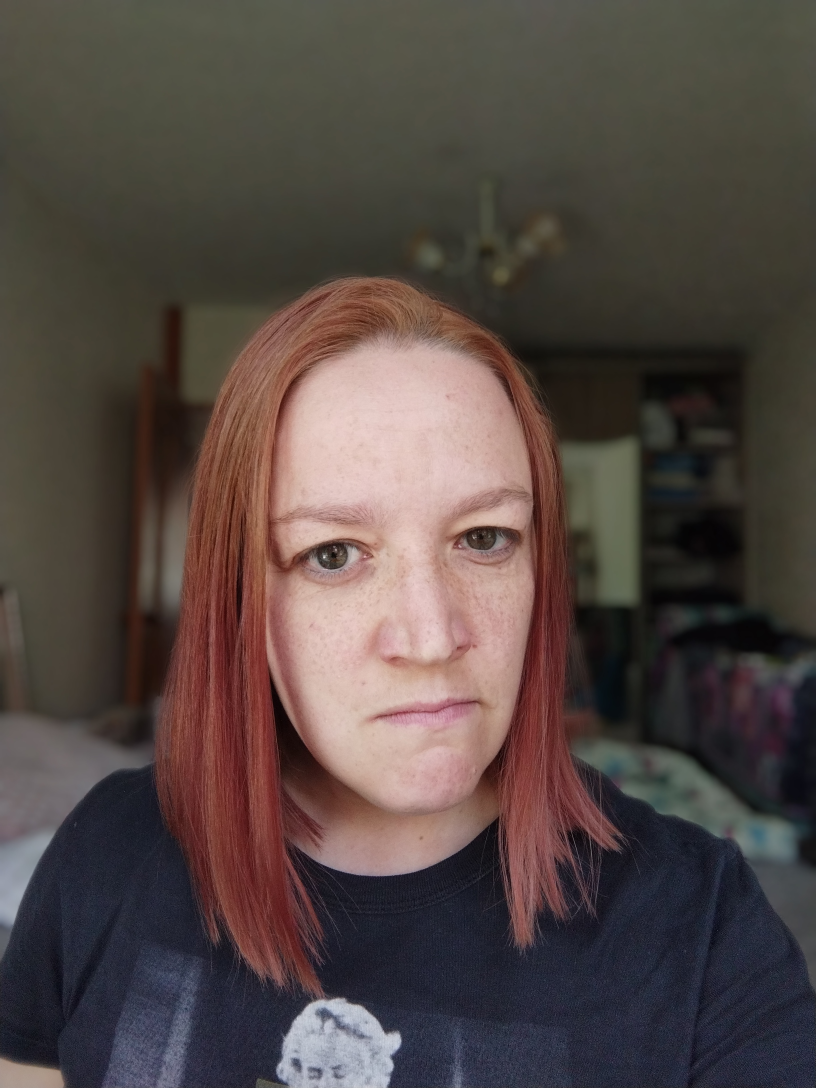
#> input picture project/datasets/kaggle-facial-emotional-recognition-dataset/images/1/Anger.jpg, 2448 x 3264 px (shown at 1/3 size); its folder holds only this picture in this run
$ jupyter execute --allow-errors project.ipynb
#> lines starting #> are read from the running program, lines starting #| are printed output that depends on the picture
#> further down, img is the input picture: shape (3264, 2448, 3); mean B, G, R 68.1, 71.9, 83.7
[cell 1]
# imports
import cv2
import pandas as pd
import os
import numpy as np
import matplotlib.pyplot as plt

import sklearn as sk
from sklearn import svm


cwd = os.getcwd()

## Preprocessing

### Datasets used
* https://www.kaggle.com/datasets/tapakah68/facial-emotion-recognition
*https://www.kaggle.com/datasets/davilsena/ckdataset

### Unable to use Dataset
Not able to use the JAFFE dataset due to restrictions on the dataset. Including the restriction of not being able to be used for homework, undergraduate projects and course projects. Unless there is another way to access it but I wasn't able to find any other way to access it.
https://zenodo.org/records/3451524

## CK+ Dataset

0: anger
1: disgust
2: fear
3: happy
4: sad
5: surprise
6: neutral
7: contempt

#> (a cell that did not finish here is left out)

## From Kaggle tapakah68/facial-emotion-recognition Dataset and preprocessing

[cell 3]
def crop_using_viola_johns_algorithm(img, classifier = 'haarcascade_frontalface_default.xml'):
    # load in the haar cascade classifier
#> called with classifier = 'haarcascade_frontalface_default.xml'
    face_cascade = cv2.CascadeClassifier(cwd +'/' +classifier)

    # convert the image to grayscale
    gray = cv2.cvtColor(img, cv2.COLOR_BGR2GRAY)
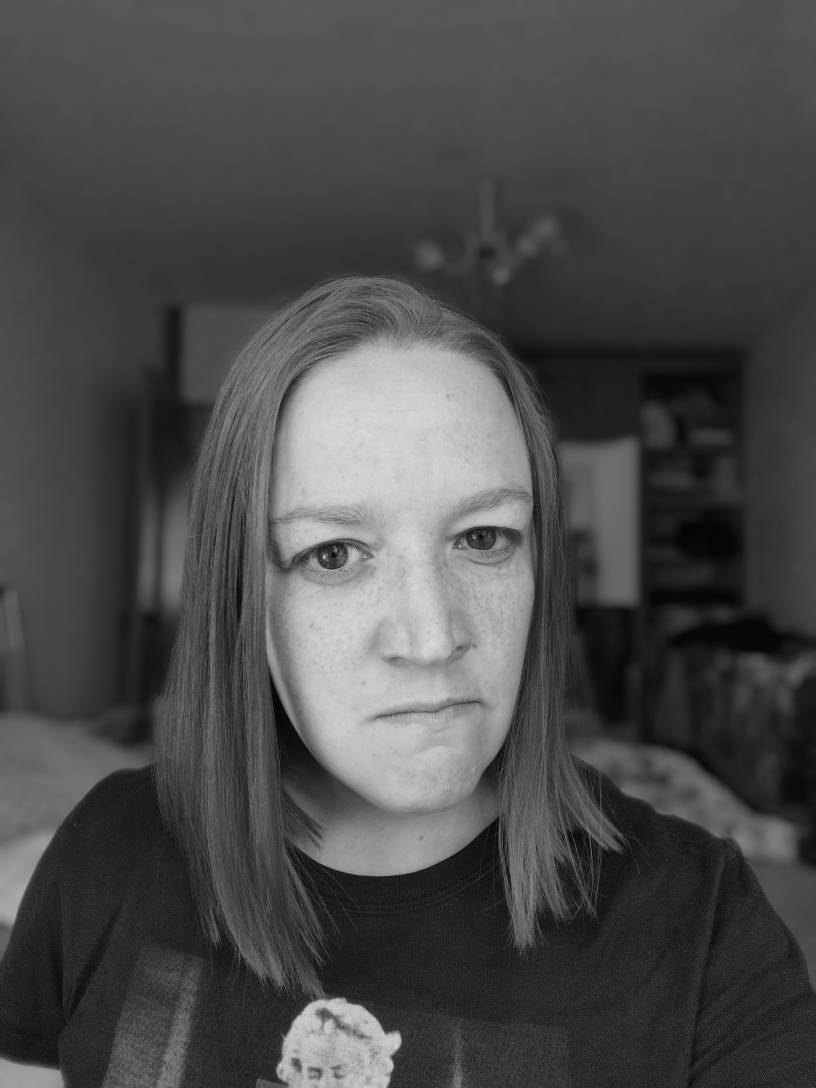
#> gray: shape (3264, 2448) (shown at 1/3 size); min 0, max 243, mean 75
    # detect the faces in the image
    faces = face_cascade.detectMultiScale(gray, 1.1, 4)
#> faces = [[507, 3047, 70, 70], [653, 1216, 1157, 1157]]
    # draw a rectangle around the face
    for (x, y, w, h) in faces:
        # crop the image
        img = img[y:y+h, x:x+w]
        # resize the image to 48x48
        img = cv2.resize(img, (64, 64))
        # return the image
        return img
#> this loop made 1 pass
#> pass 1, in crop_using_viola_johns_algorithm, `img = img[y:y+h, x:x+w]`:
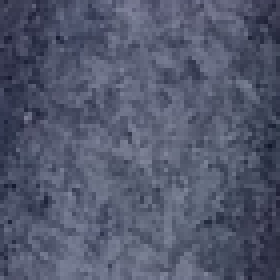
#> img: shape (70, 70, 3) (shown 4 times larger); mean B, G, R 109.3, 88.2, 82.8
#> pass 1, in crop_using_viola_johns_algorithm, `img = cv2.resize(img, (64, 64))`:
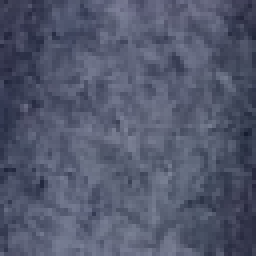
#> img: shape (64, 64, 3) (shown 4 times larger); mean B, G, R 109.2, 88, 82.7

# croped_image = crop_using_viola_johns_algorithm(cv2.imread(cwd + '/datasets/kaggle-facial-emotional-recognition-dataset/images/0/Anger.jpg'))
# test the function
# cv2.imwrite(cwd + '/datasets/kaggle-facial-emotional-recognition-dataset/images/0/Anger_cropped.jpg', croped_image.astype(np.uint8))

#> (a cell that did not finish here is left out)

[cell 5]
# https://www.kaggle.com/datasets/tapakah68/facial-emotion-recognition

# crop images if they arent' already cropped

classifiers = ['haarcascade_frontalface_default.xml', 'haarcascade_frontalface_alt.xml', 'haarcascade_frontalface_alt2.xml', 'haarcascade_frontalface_alt_tree.xml','haarcascade_profileface.xml']

# go through the folders in the dataset/kaggle-facial-emotional-recognition-dataset
#> (the rest of this cell did not finish here and is left out)

$ run again, on project/datasets/kaggle-facial-emotional-recognition-dataset/images/10/Anger.jpg
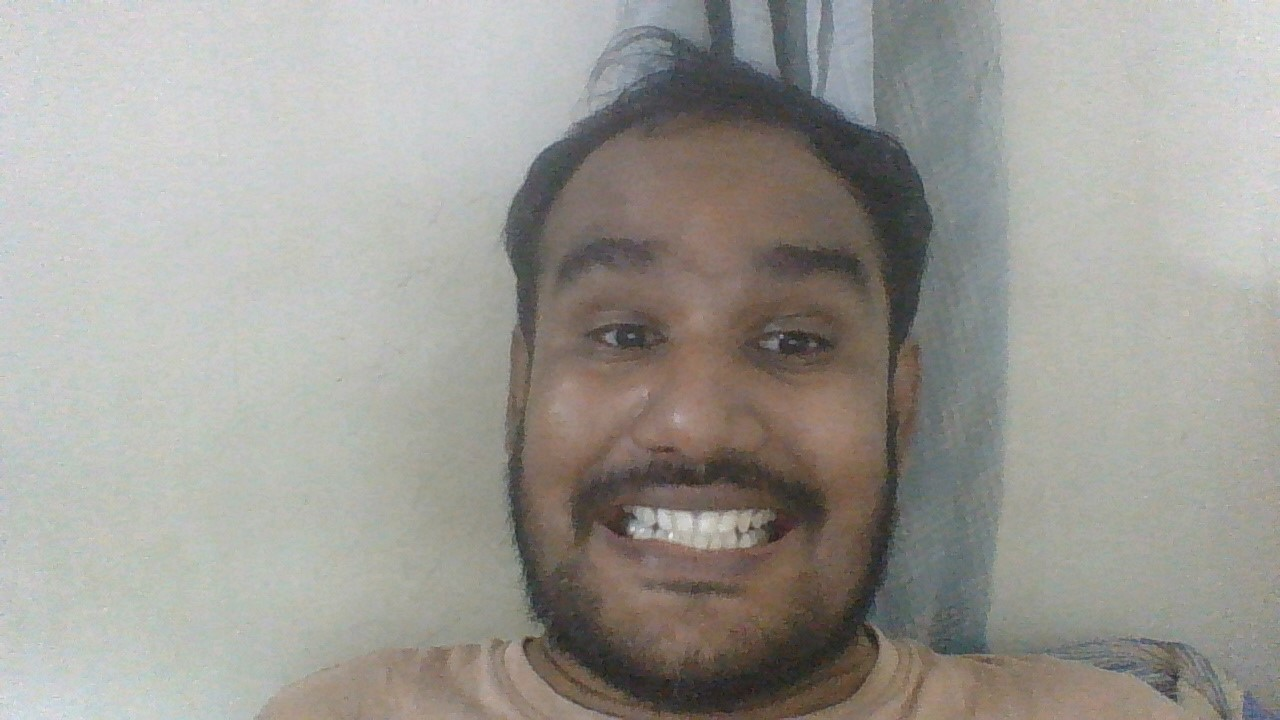
#> input picture project/datasets/kaggle-facial-emotional-recognition-dataset/images/10/Anger.jpg, 1280 x 720 px
#> img is the input picture: shape (720, 1280, 3); mean B, G, R 149.3, 154.9, 157.1
#> in crop_using_viola_johns_algorithm, `gray = cv2.cvtColor(img, cv2.COLOR_BGR2GRAY)`:
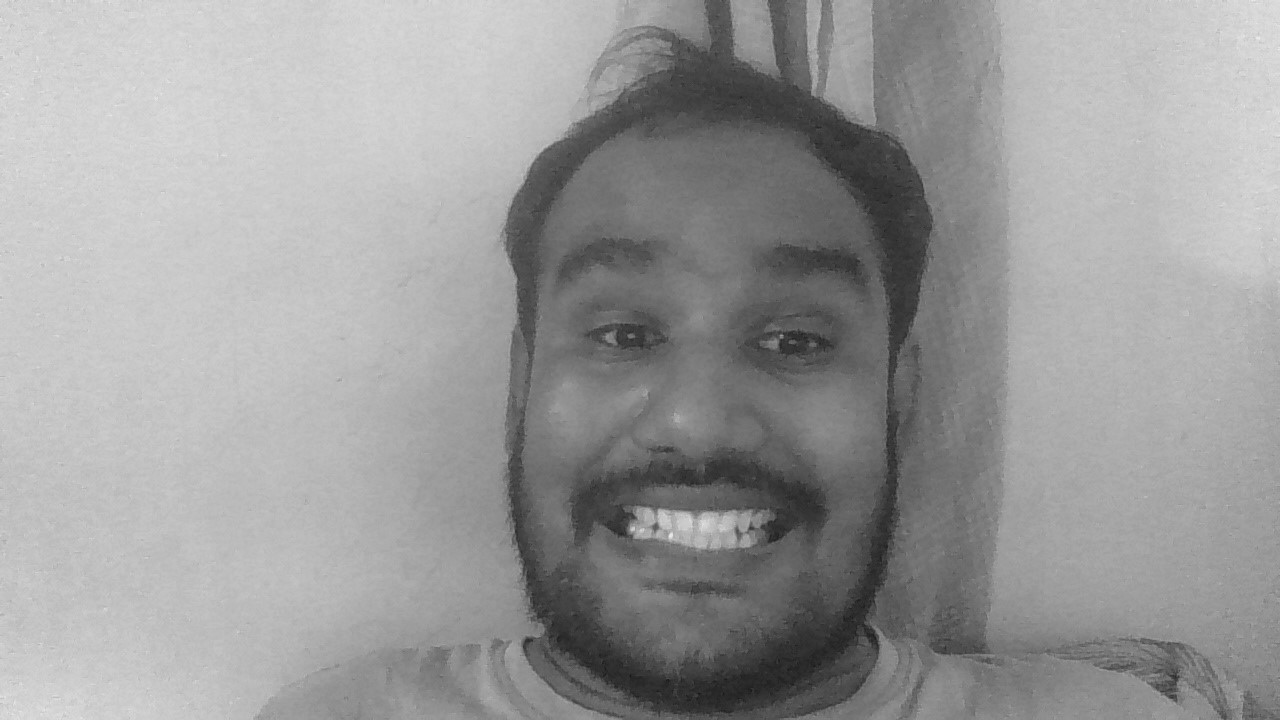
#> gray: shape (720, 1280); min 23, max 236, mean 154.9
#> faces = [[451, 131, 519, 519]]
#> the loop in crop_using_viola_johns_algorithm, `for (x, y, w, h) in faces:` made 1 pass
#> pass 1, in crop_using_viola_johns_algorithm, `img = cv2.resize(img, (64, 64))`:
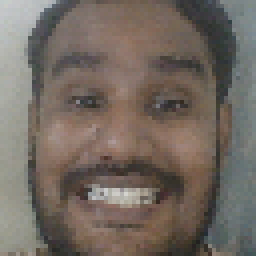
#> img: shape (64, 64, 3) (shown 4 times larger); mean B, G, R 97.3, 105.4, 115.5
